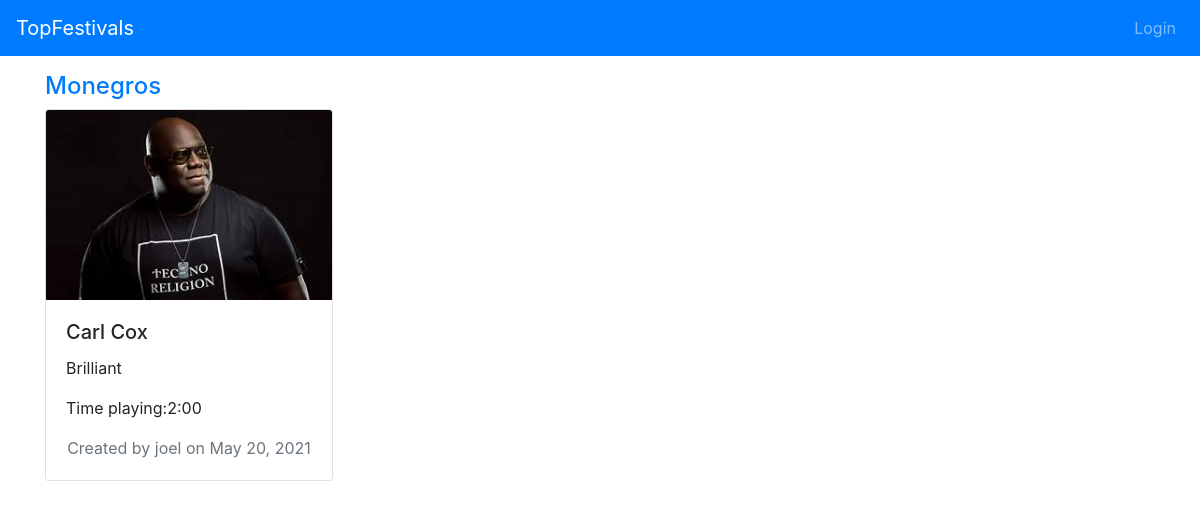
Page /topfestivals/festivals/3/artists/3 on the committed database.
### topfestivals/models.py (models this page shows, shortened)
class Artist(models.Model):
    name = models.CharField(max_length=120)
    description = models.TextField( null=True)
    age = models.CharField(max_length=120,  null=True)
    time = models.CharField(max_length=120,  null=True)
    user = models.ForeignKey(User, default=1, on_delete=models.CASCADE)
    date = models.DateField(default=date.today)
    image = models.ImageField(upload_to="topfestivals",  null=True)
    festival = models.ForeignKey(Festival, null=True, related_name='artists', on_delete=models.CASCADE)

class Festival(models.Model):
    name = models.CharField(max_length=120)
    street = models.CharField(max_length=120)
    number = models.IntegerField(null=True)
    city = models.CharField(max_length=120, null=True)
    zipCode = models.CharField(max_length=120,  null=True)
    stateOrProvince = models.CharField(max_length=120,  null=True)
    country = models.CharField(max_length=120,  null=True)
    telephone = models.CharField(max_length=120,  null=True)
    url = models.URLField(blank=True, null=True)
    image = models.ImageField(upload_to="topfestivals", null=True)
    user = models.ForeignKey(User, default=1, on_delete=models.CASCADE)
    date = models.DateField(default=date.today)

### topfestivals/templates/topfestivals/artist_detail.html (shortened to what this page needs)
{% extends "topfestivals/base.html" %}
{% load l10n %}
{% block content %}
<div class="row">
  <h4 class="col"><a href="{% url 'topfestivals:festival_detail' artist.festival.id %}">{{ artist.festival.name }}</a></h4>
</div>
<div class="card" style="width: 18rem;">
  <img class="card-img-top" src="{{ artist.image.url }}" alt="Card image cap">
  <div class="card-body">
    <h5 class="card-title">{{ artist.name }}</h5>
        <p class="card-text">{{ artist.description }}</p>
        <p class="card-text">Time playing:{{ artist.time }}</p>
      <div class="text-muted text-center">
    Created by {{ artist.user }} on {{ artist.date }}
    </div>
  </div>
</div>
{% endblock %}

### topfestivals/static/style/base.css (style rules this page uses)
html { position: relative; min-height: 100%; }
body { padding-top: 3.5rem; margin-bottom: 60px; }

### rows in the picture
Artist: festival.name "Monegros", image (picture), name "Carl Cox", description "Brilliant", time "2:00", user "joel", date "May 20, 2021"
